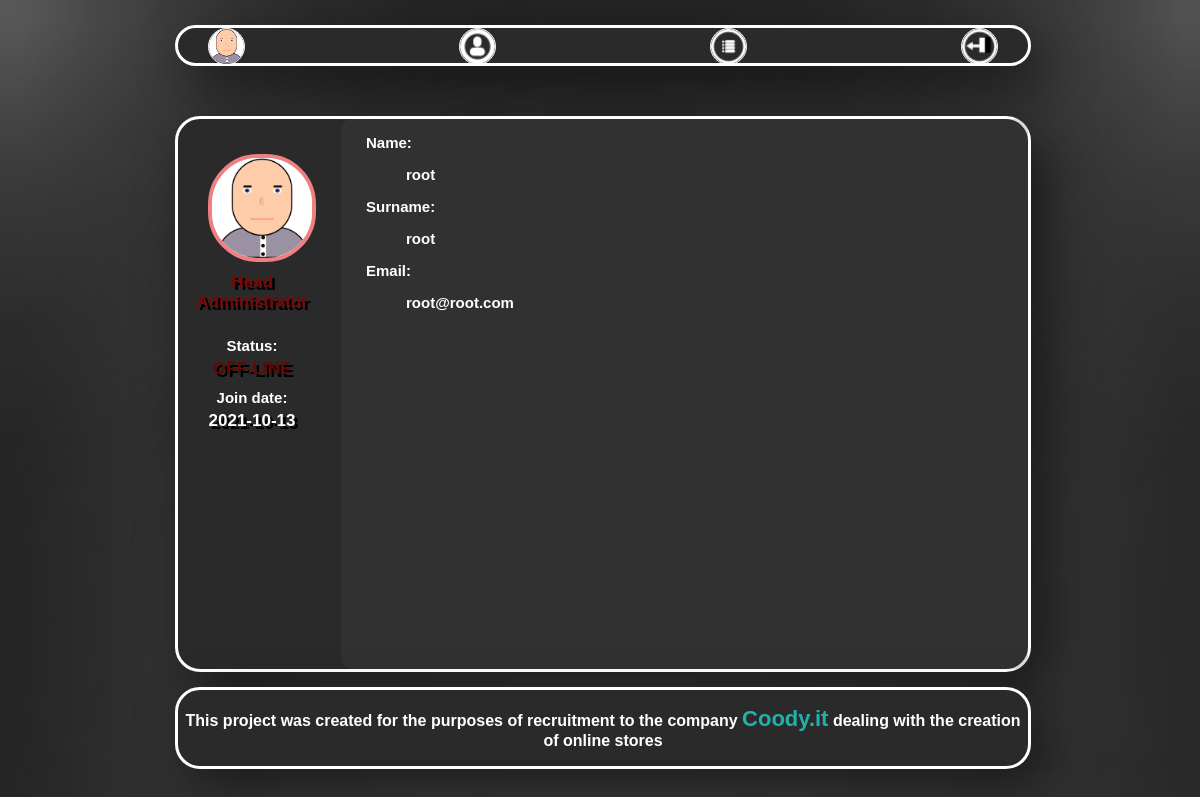
The app's page /profil_user.php?author_id=1 (signed in) with its own data.
### tables this page shows
CREATE TABLE `users_db` (
  `ID` int(11) NOT NULL,
  `Name` varchar(24) NOT NULL,
  `Surname` varchar(24) NOT NULL,
  `Email` varchar(30) NOT NULL,
  `Password` varchar(24) NOT NULL,
  `Join_Date` date NOT NULL DEFAULT current_timestamp(),
  `Images_url` text NOT NULL,
  `Online` int(11) NOT NULL
);

### profil_user.php (the view, shortened to what this page needs)
<!DOCTYPE html>
<html lang="pl">
    <head>
        <link href="user_style.css?<?=filemtime("user_style.css")?>" rel="stylesheet" type="text/css" />
    </head>
    <body>
        <div id="contener">
            <div id="header">
                <div id="link_contener">
                    <?php
                        if(empty($_SESSION['img']))
                            echo '<a id="user_go_profil" href="profil_side.php"><img class="image_header_icon" title="Profil side" alt="Go back to profil icon" src="User_profils\default_profil\default.png"></a>';
                        else
                        {
                            $pathi = "User_profils\\". $_SESSION['id'] ."\\".$_SESSION['img'];
                            echo "<a id='user_go_profil' href='profil_side.php'><img class='image_header_icon' title='Profil side' alt='Go back to profil icon' src='$pathi'></a>";
                        }
                        if($_SESSION['Rangs'] >= 2)
                            echo' <a id="admin_look_all" href="user_list_side.php"><img class="image_header_icon" title="User list side" alt="Go to user list side icon" src="images/icon_link/profils.png" ></a>';
                    ?>
                    <a id="user_go_ticket" href="ticket_side.php"><img class="image_header_icon" title="Ticket side" alt="Go to Ticket side icon" src="images/icon_link/tickets.png" ></a>
                    <a class="user_logout" href="logout.php"> <img class="image_header_icon" title="Log out"  alt="Log out icon" src="images/icon_link/logout.png"></a>
                </div>
            </div>
            <div id="main">
                <?php
                    echo '<div id = "user_left_contener">';
                        if(!empty($_GET["author_id"]))
                            $Uid = $_GET["author_id"];
                        require_once "connect_mysql.php";
                        $db = @mysqli_connect($host , $username, $userpassword, $namedb);
                        if(!$db)
                            echo '<br><div id="error_contener"> Warning: Database not connected!</div><br>';
                        else
                        {
                            $sql = "SELECT * FROM users_db WHERE ID = '$Uid'";
                            if($result = $db->query($sql))
                            {
                                $tcket_number = $result->num_rows;
                                if($tcket_number == 1)
                                {
                                    $data = $result->fetch_assoc();
                                    $suemail = $data['Email'];
                                    $Uname = $data['Name'];
                                    $Usurname = $data['Surname'];
                                    $Ujdate = $data['Join_Date'];
                                    $Uimgurl = $data['Images_url'];
                                    $Uonline = $data['Online'];
                                }
                                else
                                {
                                    header('location: profil_side.php');
                                }
                            }
                            echo '<head> <title>Profil '.$Uname . ' ' .$Usurname.'</title></head>';
                            $sql = "SELECT * FROM admins_db WHERE Email = '$suemail'";
                            if($result = $db->query($sql))
                            {
                                $tcket_number = $result->num_rows;
                                if($tcket_number == 1)
                                {
                                    $data = $result->fetch_assoc();
                                    $Urangs = $data['Rang_strong'];
                                }
                                else
                                    $Urangs = 0;
                            }
                            if(@$Uimgurl == NULL)
                                echo '<img id= "user_photo_profil_id"  title="Your phot" alt="User photo" src="User_profils\default_profil\default.png">';
                            else
                            {
                                $pathi = "User_profils\\". $Uid."\\".$Uimgurl;
                                echo "<img id= 'user_photo_profil_id'  title='Your photo' alt='User photo' src='$pathi'>";
                            }
                            switch($Urangs)
                            {
                                case 3:
                                    echo  " <label id='rang_style_headadmin'>Head Administrator</label>";
                                    break;
                            }
                            echo "<label>Status:</label>";
                            if($Uonline != 0)
                                echo  " <label id='user_online'>ON-LINE</label>";
                            else
                                echo  " <label id='user_offline'>OFF-LINE</label>";
                            echo '<label>Join date:</label>';
                            echo '<label id="user_join_date">'. $Ujdate .'</label>';
                        }
                    echo '</div>';
                    echo  '<div id="user_settings_contener">';
                        echo '<label class="label_class_user">Name:</label>';
                        echo '<label class="label_class_settings_user">'.$Uname.'</label>';
                        echo '<label class="label_class_user">Surname:</label>';
                        echo '<label class="label_class_settings_user">'.$Usurname.'</label>';
                        echo '<label class="label_class_user">Email:</label>';
                        echo '<label class="label_class_settings_user">'.$suemail.'</label>';
                    echo '</div>';
                ?>
            </div>
            <div id="footer">
                <p>This project was created for the purposes of recruitment to the company <a id ="Link_coody"href="https://coody.it/">Coody.it</a> dealing with the creation of online stores</p>
            </div>
        </div>
    </body>
</html>

### user_style.css (style rules this page uses)
* { font-family: sans-serif; }
body { width: 850px; height: 670px; background-image: url("images/tail.png"); background-repeat: no-repeat; background-size: 100%; margin-left:auto; margin-right:auto; background-attachment:fixed; }
#header { font-weight: bolder; text-decoration: none; height: 35px; width: 100%; box-shadow: 15px 20px 50px rgba(0, 0, 0, 0.5); margin-top: 25px; border:3px solid rgb(255, 255, 255); background-color:rgb(42, 42, 42); border-radius: 25px; margin-bottom: 50px; text-align: center; }
#link_contener { margin-left: 30px; margin-right: 30px; display: flex; flex-direction:row; justify-content: space-between }
.image_header_icon { height: 35px; width: 35px; border: 1px solid white; border-radius: 25px; }
#main { color:white; margin-top:10px; font-size: 15px; min-height: 550px; height: auto; width: 850px; font-weight: bolder; box-shadow: 15px 20px 50px rgba(0, 0, 0, 0.5); display:flex; border:3px solid rgb(255, 255, 255); background-color:rgb(42, 42, 42); border-radius: 25px; }
.label_class_user { margin-left:25px; margin-top:15px; }
.label_class_settings_user { margin-left:65px; margin-top:15px; }
#user_left_contener { height: auto; width: 155px; margin-top: 15px; margin-bottom: 15px; margin-left: 10px; text-align: center; display: flex; flex-direction: column; }
#user_photo_profil_id { height: 100px; width: 100px; margin-top: 20px; margin-bottom: 10px; margin-left: 20px; border:4px solid lightcoral; background-color: white; border-radius: 50px; }
#user_join_date { font-size: 17px; text-align: center; margin-top:5px; text-shadow: 3px 3px black; }
#user_offline { color: rgb(104, 6, 2); font-size: 17px; text-align: center; margin-top:5px; margin-bottom:10px; text-shadow: 3px 3px black; }
#rang_style_headadmin { color: rgb(119, 8, 8); font-size: 17px; text-align: center; margin-bottom: 25px; text-shadow: 3px 3px black; }
#user_settings_contener,#user_form_contener { background-color:rgba(78, 78, 78, 0.198); width: 100%; height: auto; border-radius: 11px; display:flex; margin-left: 25px; flex-direction: column; }
#Link_coody { color:lightseagreen; text-decoration: none; font-size: 22px; }
#footer { font-weight: bolder; color:white; width: 100%; text-align: center; box-shadow: 15px 20px 50px rgba(0, 0, 0, 0.5); margin-top: 15px; border:3px solid rgb(255, 255, 255); background-color:rgb(42, 42, 42); border-radius: 25px; display:inline-block; }

### records on screen
users_db: Join_Date "2021-10-13", Name "root", Surname "root", Email "root@root.com"
